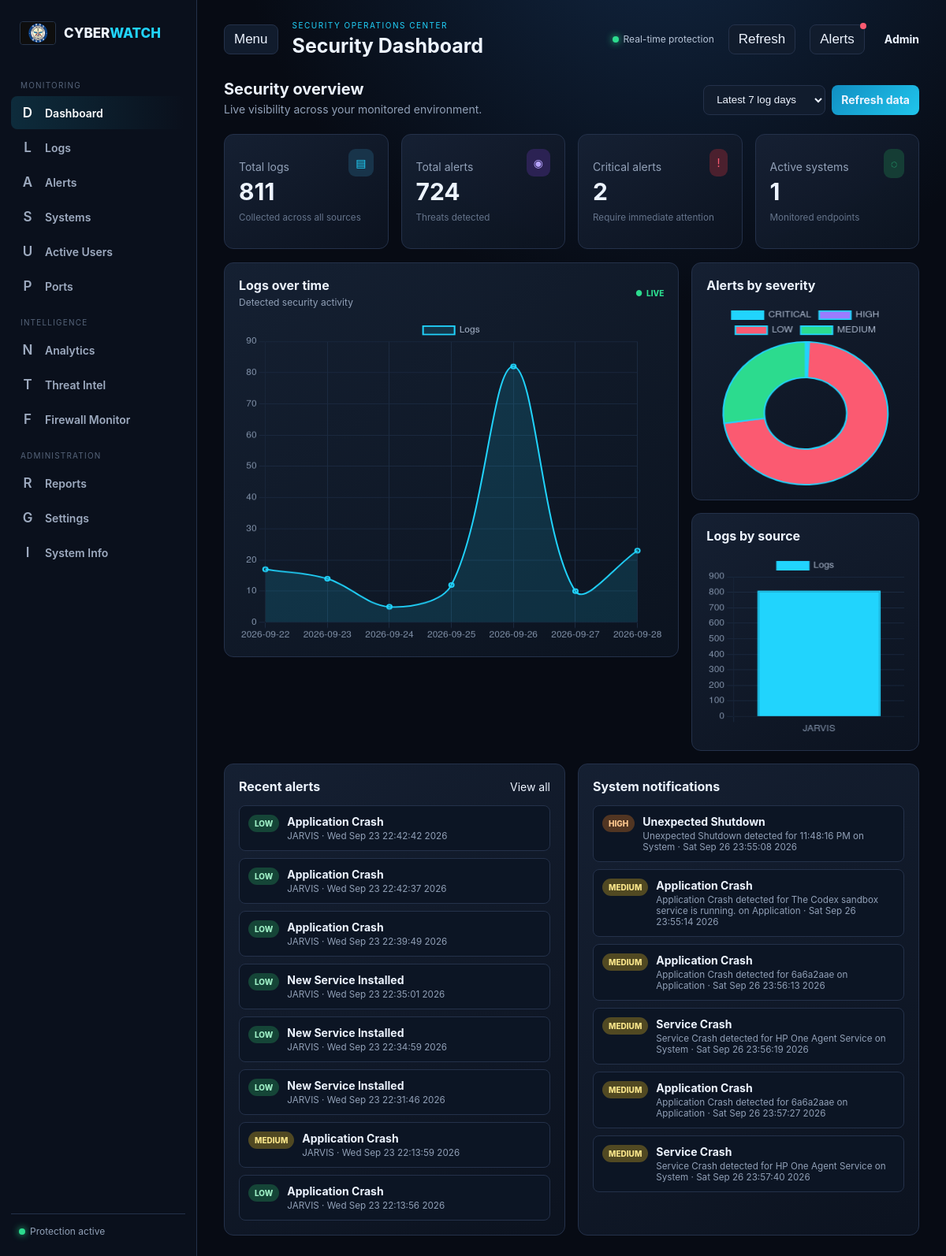
The page / on the database its author committed.
### tables this page shows
CREATE TABLE alerts(
            id INTEGER PRIMARY KEY AUTOINCREMENT,
            timestamp TEXT NOT NULL,
            severity TEXT NOT NULL,
            threat TEXT NOT NULL,
            message TEXT NOT NULL,
            username TEXT DEFAULT 'SYSTEM',
            source TEXT DEFAULT 'Unknown',
            computer TEXT DEFAULT '',
            event_id INTEGER DEFAULT 0,
            recommendation TEXT DEFAULT '',
            mitre TEXT DEFAULT '',
            alert_key TEXT UNIQUE,
            count INTEGER DEFAULT 1,
            last_seen TEXT
        , status TEXT DEFAULT 'Open', assignee TEXT DEFAULT '', notes TEXT DEFAULT '', category TEXT DEFAULT '', sub_category TEXT DEFAULT '', evidence TEXT DEFAULT '{}', previous_value TEXT DEFAULT '', new_value TEXT DEFAULT '', detected_at TEXT DEFAULT '', event_timestamp TEXT DEFAULT '', confidence REAL DEFAULT 0.5);

CREATE TABLE notifications(
            id INTEGER PRIMARY KEY AUTOINCREMENT, timestamp TEXT NOT NULL,
            severity TEXT NOT NULL, title TEXT NOT NULL, body TEXT DEFAULT '',
            alert_id INTEGER, acknowledged INTEGER DEFAULT 0
        );

### app.py (the view)
@app.route("/")
def dashboard():
    days = _trend_days(request.args.get("days", 7))
    if platform.system() == "Windows" and not get_latest_snapshot("endpoint_scan"):
        run_endpoint_scan()
    return render_template("dashboard.html", totals=get_dashboard_totals(), logs=get_logs(12), alerts=get_alerts(8),
        collector_status=get_collector_status(), log_trend=chart_pair(get_log_trend(days), "day"), trend_days=days,
        severity_chart=chart_pair(get_alert_statistics(), "severity"), top_sources=chart_pair(get_top_sources(8), "source"),
        event_chart=chart_pair(get_event_statistics(8), "event_type"), notifications=get_notifications(6))

### app.py (called while the page is built, shortened)
@app.before_request
def require_login():
    if not REQUIRE_LOGIN:
        return None

def chart_pair(rows, label_key, value_key="total"):
    return {"labels": [row[label_key] for row in rows], "values": [row[value_key] for row in rows]}

def _trend_days(value):
    try:
        return max(1, min(int(value), 90))
    except (TypeError, ValueError):
        return 7

### database.py (called while the page is built)
def get_connection():
    conn = sqlite3.connect(DB_PATH)
    conn.row_factory = sqlite3.Row
    conn.execute("PRAGMA foreign_keys=ON")
    conn.execute("PRAGMA busy_timeout=5000")
    return conn

def _query_logs(where="", params=(), limit=250, offset=0):
    conn = get_connection()
    query = f"SELECT * FROM logs {where} ORDER BY timestamp DESC, id DESC LIMIT ? OFFSET ?"
    rows = conn.execute(query, (*params, limit, offset)).fetchall()
    conn.close()
    return rows

def get_logs(limit=250, offset=0):
    return _query_logs(limit=limit, offset=offset)

def get_alerts(limit=250):
    conn = get_connection()
    rows = conn.execute("SELECT * FROM alerts ORDER BY last_seen DESC, timestamp DESC LIMIT ?", (limit,)).fetchall()
    conn.close()
    return rows

def get_notifications(limit=20):
    conn = get_connection()
    rows = conn.execute("SELECT * FROM notifications WHERE acknowledged=0 ORDER BY id DESC LIMIT ?", (limit,)).fetchall()
    conn.close()
    return rows

def get_dashboard_totals():
    conn = get_connection()
    totals = {
        "logs": conn.execute("SELECT COUNT(*) FROM logs").fetchone()[0],
        "alerts": conn.execute("SELECT COUNT(*) FROM alerts").fetchone()[0],
        "users": conn.execute("SELECT COUNT(DISTINCT username) FROM logs WHERE lower(username) NOT IN ('unknown','application-specific','machine-default','0','-')").fetchone()[0],
        "sources": conn.execute("SELECT COUNT(DISTINCT COALESCE(NULLIF(computer,''), source)) FROM logs").fetchone()[0],
    }
    for severity in ("CRITICAL", "HIGH", "MEDIUM", "LOW", "INFO"):
        totals[f"{severity.lower()}_alerts"] = conn.execute("SELECT COUNT(*) FROM alerts WHERE severity=?", (severity,)).fetchone()[0]
    conn.close()
    return totals

def get_alert_statistics():
    conn = get_connection()
    rows = conn.execute("SELECT severity, COUNT(*) AS total FROM alerts GROUP BY severity").fetchall()
    conn.close()
    return rows

def get_collector_status():
    conn = get_connection()
    rows = conn.execute("SELECT * FROM collector_state ORDER BY channel").fetchall()
    conn.close()
    return rows

### templates/dashboard.html (shortened to what this page needs)
{% extends 'base.html' %}{% block page_title %}Security Dashboard{% endblock %}{% block content %}
<section class="dashboard-head"><div><h2>Security overview</h2><p>Live visibility across your monitored environment.</p></div><div><select aria-label="Trend range" onchange="location.href='/?days='+this.value"><option value="7" {% if trend_days == 7 %}selected{% endif %}>Latest 7 log days</option></select><a class="button" href="/collect">Refresh data</a></div></section>
<section class="metric-grid"><article class="metric-card cyan-card"><i>▤</i><span>Total logs</span><strong>{{ totals.logs }}</strong><small>Collected across all sources</small></article><article class="metric-card purple-card"><i>◉</i><span>Total alerts</span><strong>{{ totals.alerts }}</strong><small>Threats detected</small></article><article class="metric-card red-card"><i>!</i><span>Critical alerts</span><strong>{{ totals.critical_alerts }}</strong><small>Require immediate attention</small></article><article class="metric-card green-card"><i>◌</i><span>Active systems</span><strong>{{ totals.sources }}</strong><small>Monitored endpoints</small></article></section>
<section class="dashboard-grid"><article class="panel wide"><div class="panel-heading"><div><h2>Logs over time</h2><p>Detected security activity</p></div><span class="live-dot">LIVE</span></div><canvas id="threatTrendChart"></canvas></article><div class="dashboard-side"><article class="panel"><div class="panel-heading"><h2>Alerts by severity</h2></div><canvas id="severityPieChart"></canvas></article><article class="panel"><div class="panel-heading"><h2>Logs by source</h2></div><canvas id="topSourcesChart"></canvas></article></div></section>
<section class="two-column"><article class="panel"><div class="panel-heading"><h2>Recent alerts</h2><a href="/alerts">View all</a></div><div class="stack-list">{% for alert in alerts %}<a class="alert-row" href="/alerts?q={{ alert.threat }}"><span class="badge {{ alert.severity|lower }}">{{ alert.severity }}</span><div><b>{{ alert.threat }}</b><small>{{ alert.computer or alert.source }} · {{ alert.last_seen or alert.timestamp }}</small></div></a>{% else %}<p class="empty">No active alerts.</p>{% endfor %}</div></article><article class="panel"><div class="panel-heading"><h2>System notifications</h2></div><div class="stack-list">{% for item in notifications %}<div class="alert-row"><span class="badge {{ item.severity|lower }}">{{ item.severity }}</span><div><b>{{ item.title }}</b><small>{{ item.body }} · {{ item.timestamp }}</small></div></div>{% else %}<p class="empty">Your system is quiet.</p>{% endfor %}</div></article></section>
<script>window.siemCharts={logTrend:{{log_trend|tojson}},severity:{{severity_chart|tojson}},topSources:{{top_sources|tojson}}};</script>{% endblock %}

### templates/base.html (shortened to what this page needs)
<!doctype html><html lang="en"><head><link rel="stylesheet" href="{{ url_for('static', filename='css/style.css') }}"></head><body><div class="app-shell"><aside class="sidebar" id="sidebar"><a class="brand" href="/"><img class="brand-logo" src="{{ url_for('static', filename='images/drdo-logo.jpg') }}" alt="DRDO logo"><span>CYBER<span class="cyan">WATCH</span></span></a><nav><p>MONITORING</p><a href="/" class="{% if request.path=='/' %}active{% endif %}"><i>D</i>Dashboard</a><a href="/logs" class=""><i>L</i>Logs</a><a href="/alerts" class=""><i>A</i>Alerts</a><a href="/users" class=""><i>S</i>Systems</a><a href="/active-users" class=""><i>U</i>Active Users</a><a href="/ports" class=""><i>P</i>Ports</a><p>INTELLIGENCE</p><a href="/analytics" class=""><i>N</i>Analytics</a><a href="/threat-intelligence" class=""><i>T</i>Threat Intel</a><a href="/firewall" class=""><i>F</i>Firewall Monitor</a><p>ADMINISTRATION</p><a href="/reports" class=""><i>R</i>Reports</a><a href="/settings" class=""><i>G</i>Settings</a><a href="/system-info" class=""><i>I</i>System Info</a></nav><div class="side-status"><span></span>Protection active</div></aside><main class="content"><header class="topbar"><div class="top-left"><button class="menu" onclick="toggleSidebar()">Menu</button><div><p class="eyebrow">SECURITY OPERATIONS CENTER</p><h1>{% block page_title %}{% endblock %}</h1></div></div><div class="top-actions"><span class="protection"><b></b>Real-time protection</span><button class="round" onclick="location.reload()">Refresh</button><button class="round notification-button" onclick="toggleNotifications()">Alerts<em id="notificationCount"></em></button><div class="profile"><span>Admin</span></div></div></header>{% block content %}{% endblock %}</main></div></body></html>

### rows shown on the page
alerts: severity "LOW", threat "Application Crash", computer "JARVIS", last_seen "Wed Sep 23 22:42:42 2026"
alerts: severity "LOW", threat "Application Crash", computer "JARVIS", last_seen "Wed Sep 23 22:42:37 2026"
alerts: severity "LOW", threat "Application Crash", computer "JARVIS", last_seen "Wed Sep 23 22:39:49 2026"
alerts: severity "LOW", threat "New Service Installed", computer "JARVIS", last_seen "Wed Sep 23 22:35:01 2026"
alerts: severity "LOW", threat "New Service Installed", computer "JARVIS", last_seen "Wed Sep 23 22:34:59 2026"
alerts: severity "LOW", threat "New Service Installed", computer "JARVIS", last_seen "Wed Sep 23 22:31:46 2026"
alerts: severity "MEDIUM", threat "Application Crash", computer "JARVIS", last_seen "Wed Sep 23 22:13:59 2026"
alerts: severity "LOW", threat "Application Crash", computer "JARVIS", last_seen "Wed Sep 23 22:13:56 2026"
notifications: severity "HIGH", title "Unexpected Shutdown", body "Unexpected Shutdown detected for 11:48:16 PM on System", timestamp "Sat Sep 26 23:55:08 2026"
notifications: severity "MEDIUM", title "Application Crash", body "Application Crash detected for The Codex sandbox service is running. on Application", timestamp "Sat Sep 26 23:55:14 2026"
notifications: severity "MEDIUM", title "Application Crash", body "Application Crash detected for 6a6a2aae on Application", timestamp "Sat Sep 26 23:56:13 2026"
notifications: severity "MEDIUM", title "Service Crash", body "Service Crash detected for HP One Agent Service on System", timestamp "Sat Sep 26 23:56:19 2026"
notifications: severity "MEDIUM", title "Application Crash", body "Application Crash detected for 6a6a2aae on Application", timestamp "Sat Sep 26 23:57:27 2026"
notifications: severity "MEDIUM", title "Service Crash", body "Service Crash detected for HP One Agent Service on System", timestamp "Sat Sep 26 23:57:40 2026"

### other values the page prints
{{ totals.logs }} "811"
{{ totals.alerts }} "724"
{{ totals.critical_alerts }} "2"
{{ totals.sources }} "1"
